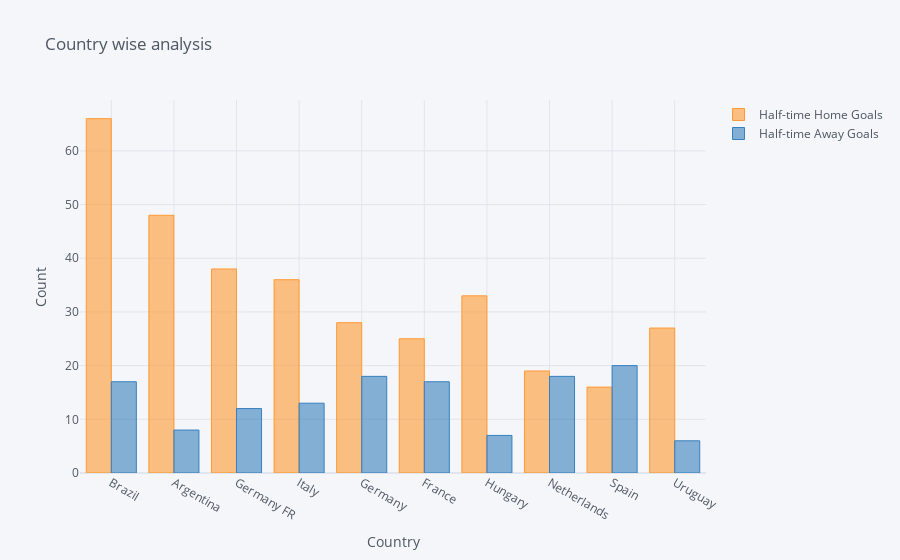

Source (notebook cell):
### Code cell
# Insight 4 : Brazil has again scored a majority of total goals playing as home team whereas spain scored more goals playing as away country rather than home country
total.iplot(kind='bar',yTitle='Count',title='Country wise analysis',xTitle='Country')

### Figure 1 — Plotly figure (JSON) as saved in the notebook; plotly's stock layout.template omitted (floating-point values rounded to 4 significant figures)
{"data": [{"marker": {"color": "rgba(255, 153, 51, 0.6)", "line": {"color": "rgba(255, 153, 51, 1.0)", "width": 1}}, "name": "Half-time Home Goals", "orientation": "v", "text": "", "type": "bar", "x": ["Brazil", "Argentina", "Germany FR", "Italy", "Germany", "France", "Hungary", "Netherlands", "Spain", "Uruguay"], "y": [66, 48, 38, 36, 28, 25, 33, 19, 16, 27]}, {"marker": {"color": "rgba(55, 128, 191, 0.6)", "line": {"color": "rgba(55, 128, 191, 1.0)", "width": 1}}, "name": "Half-time Away Goals", "orientation": "v", "text": "", "type": "bar", "x": ["Brazil", "Argentina", "Germany FR", "Italy", "Germany", "France", "Hungary", "Netherlands", "Spain", "Uruguay"], "y": [17, 8, 12, 13, 18, 17, 7, 18, 20, 6]}], "layout": {"legend": {"bgcolor": "#F5F6F9", "font": {"color": "#4D5663"}}, "paper_bgcolor": "#F5F6F9", "plot_bgcolor": "#F5F6F9", "title": {"font": {"color": "#4D5663"}, "text": "Country wise analysis"}, "xaxis": {"gridcolor": "#E1E5ED", "showgrid": true, "tickfont": {"color": "#4D5663"}, "title": {"font": {"color": "#4D5663"}, "text": "Country"}, "zerolinecolor": "#E1E5ED"}, "yaxis": {"gridcolor": "#E1E5ED", "showgrid": true, "tickfont": {"color": "#4D5663"}, "title": {"font": {"color": "#4D5663"}, "text": "Count"}, "zerolinecolor": "#E1E5ED"}}}
